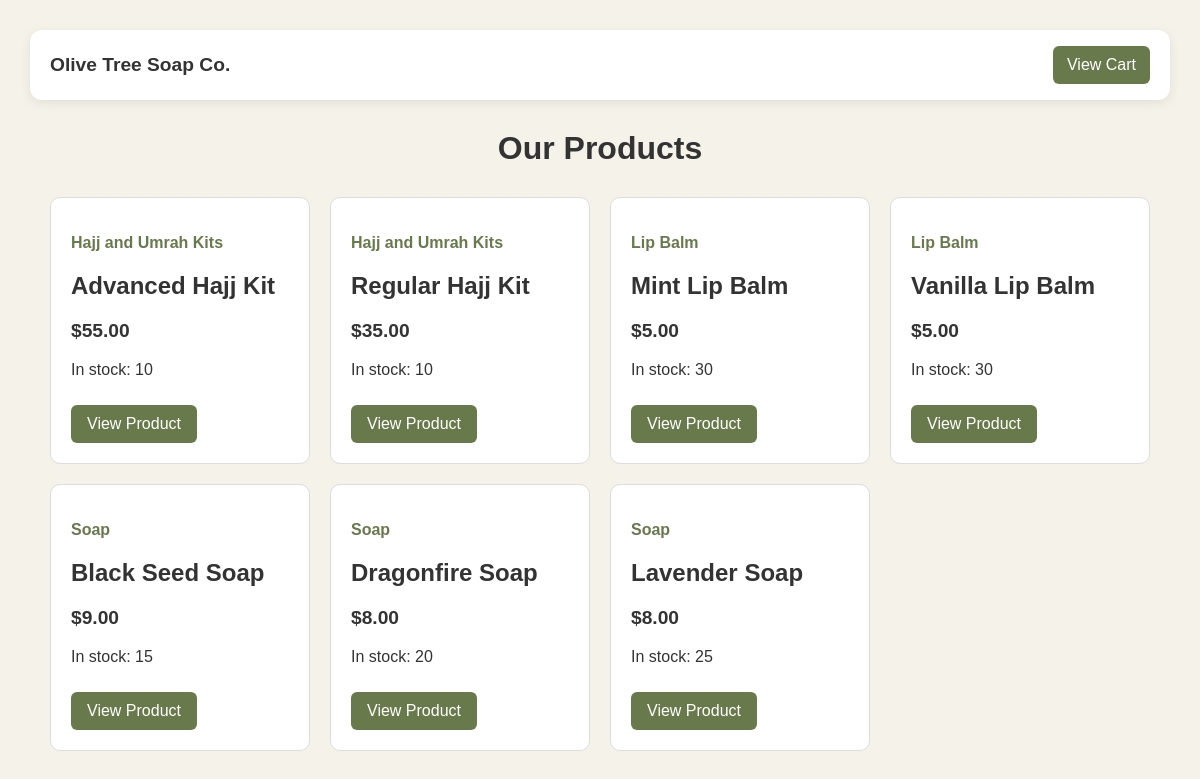
The page / on the database its author committed.
### tables this page shows
CREATE TABLE `products` (
  `product_id` int(10) UNSIGNED NOT NULL,
  `category_id` int(10) UNSIGNED NOT NULL,
  `product_name` varchar(150) NOT NULL,
  `description` text NOT NULL,
  `base_price` decimal(10,2) NOT NULL,
  `stock` int(10) UNSIGNED NOT NULL DEFAULT 0,
  `is_active` tinyint(1) NOT NULL DEFAULT 1
);

CREATE TABLE `categories` (
  `category_id` int(10) UNSIGNED NOT NULL,
  `category_name` varchar(100) NOT NULL
);

### index.php (the view, shortened to what this page needs)
<?php
require_once "database/db.php";
$sql = "
    SELECT
        products.product_id,
        products.product_name,
        products.description,
        products.base_price,
        products.stock,
        categories.category_name
    FROM products
    INNER JOIN categories
        ON products.category_id = categories.category_id
    WHERE products.is_active = 1
    ORDER BY categories.category_name, products.product_name
";
$stmt = $connection->query($sql);
$products = $stmt->fetchAll(PDO::FETCH_ASSOC);
?>
<!DOCTYPE html>
<html lang="en">
<head>
    <link rel="stylesheet" href="css/default_style.css">
</head>
<body>
    <header class="site-header">
        <a class="site-brand" href="index.php">
            Olive Tree Soap Co.
        </a>
        <a class="site-cart-link" href="cart.php">
            View Cart
        </a>
    </header>
    <h1>Our Products</h1>
    <main class="product-container">
        <?php if (count($products) === 0): ?>
            <p>No products were found.</p>
        <?php else: ?>
            <?php foreach ($products as $product): ?>
                <article class="product-card">
                    <p class="category">
                        <?= htmlspecialchars($product["category_name"]) ?>
                    </p>
                    <h2>
                        <?= htmlspecialchars($product["product_name"]) ?>
                    </h2>
                    <p class="price">
                        $<?= number_format($product["base_price"], 2) ?>
                    </p>
                    <?php if ($product["stock"] > 0): ?>
                        <p>
                            In stock: <?= (int) $product["stock"] ?>
                        </p>
                    <?php else: ?>
                        <p class="out-of-stock">Out of stock</p>
                    <?php endif; ?>
                    <a class="view-product" href="product.php?id=<?= (int) $product["product_id"] ?>">
                        View Product
                    </a>
                </article>
            <?php endforeach; ?>
        <?php endif; ?>
    </main>
</body>
</html>

### css/default_style.css (style rules this page uses)
body { margin: 0; padding: 30px; font-family: Arial, sans-serif; background-color: #f5f2ea; color: #333; }
.site-header { max-width: 1100px; margin: 0 auto 30px; padding: 16px 20px; display: flex; align-items: center; justify-content: space-between; gap: 16px; border-radius: 12px; background-color: white; box-shadow: 0 3px 12px rgba(0, 0, 0, 0.08); }
.site-brand { color: #333; font-size: 1.2rem; font-weight: bold; text-decoration: none; }
.site-cart-link { padding: 10px 14px; border-radius: 6px; color: white; background-color: #68794c; text-decoration: none; }
h1 { text-align: center; }
.product-container { display: grid; grid-template-columns: repeat(auto-fit, minmax(240px, 1fr)); gap: 20px; max-width: 1100px; margin: 30px auto; }
.product-card { padding: 20px; border: 1px solid #ddd; border-radius: 10px; background-color: white; }
.category { color: #68794c; font-weight: bold; }
.price { font-size: 1.2rem; font-weight: bold; }
.view-product { display: inline-block; padding: 10px 16px; margin-top: 10px; border-radius: 6px; color: white; background-color: #68794c; text-decoration: none; }

### rows shown on the page
products: category.category_name "Hajj and Umrah Kits", product_name "Advanced Hajj Kit", base_price "55.00", stock "10"
products: category.category_name "Hajj and Umrah Kits", product_name "Regular Hajj Kit", base_price "35.00", stock "10"
products: category.category_name "Lip Balm", product_name "Mint Lip Balm", base_price "5.00", stock "30"
products: category.category_name "Lip Balm", product_name "Vanilla Lip Balm", base_price "5.00", stock "30"
products: category.category_name "Soap", product_name "Black Seed Soap", base_price "9.00", stock "15"
products: category.category_name "Soap", product_name "Dragonfire Soap", base_price "8.00", stock "20"
products: category.category_name "Soap", product_name "Lavender Soap", base_price "8.00", stock "25"
